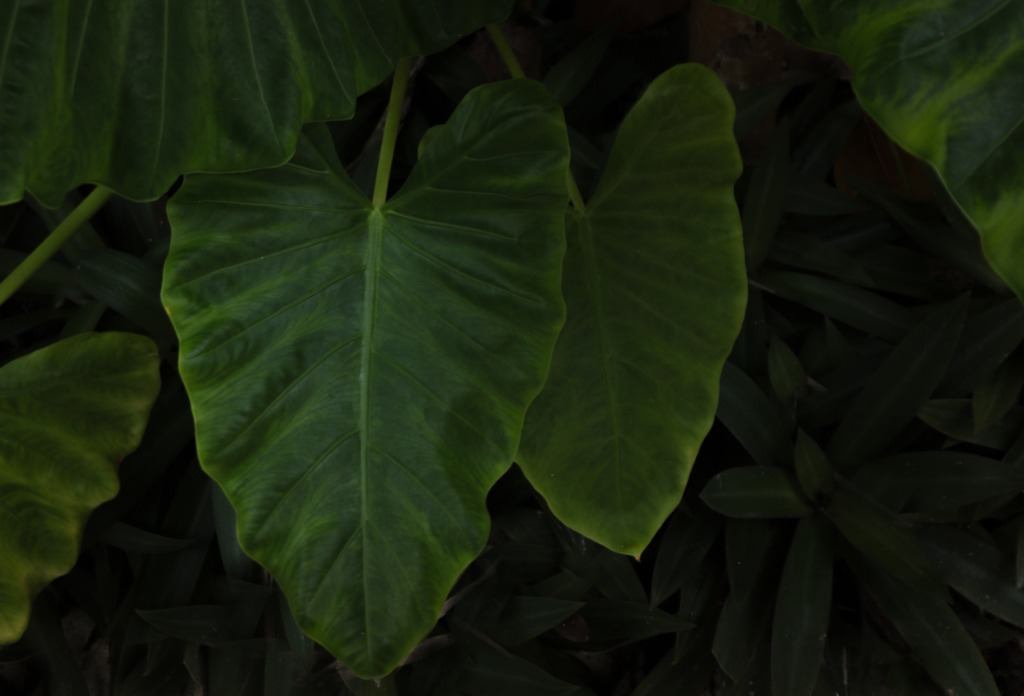
//> input picture SIXTH_BRIGHTNESS_CONTRAST/sample1.jpg, 1024 x 696 px
$ ./main   (built with g++ and OpenCV 4)
//> lines starting //> are read from the running program, lines starting //| are printed output that depends on the picture
#include <opencv2/opencv.hpp>
#include<iostream>
using namespace std;
using namespace cv;

int main(int argc, char *argv[])
{
    Mat img=imread("sample1.jpg",1);
//> img is the input picture: 696 rows x 1024 cols, CV_8UC3; mean B, G, R 13.7, 31.6, 23
    Mat newimg;
    float alpha=2.5;
    float beta=25;
    Size size(450,450);
    //Alpha for contrast
    //Beta for Brightness
    img.convertTo(newimg,0,alpha,beta);
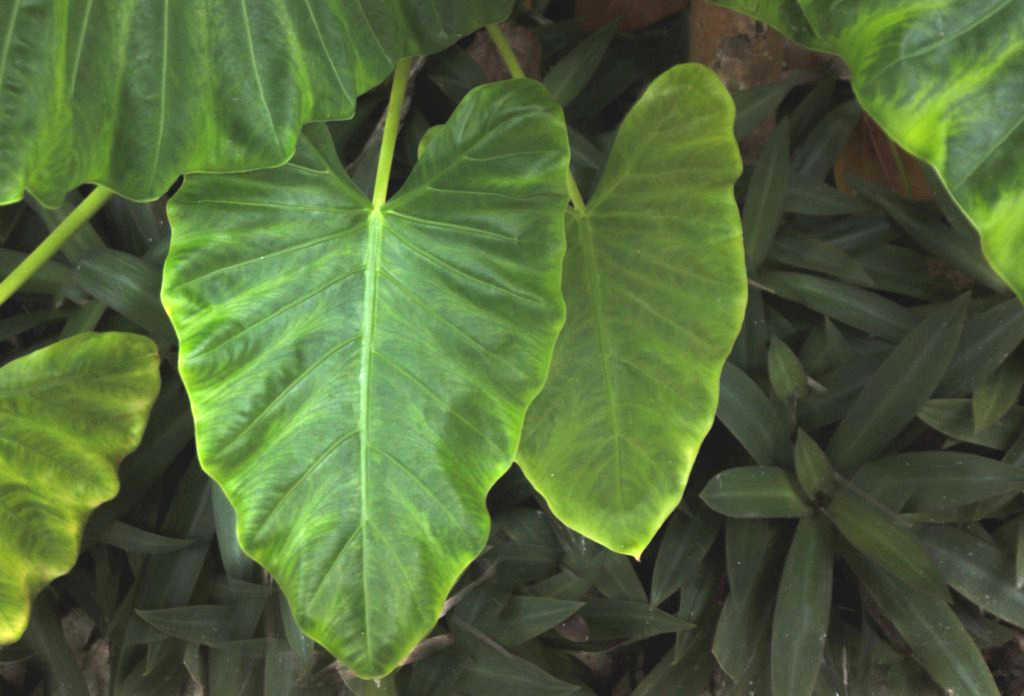
//> newimg: 696 rows x 1024 cols, CV_8UC3; mean B, G, R 59.1, 104, 82.5
    Mat imgo;
    resize(img,img,size);
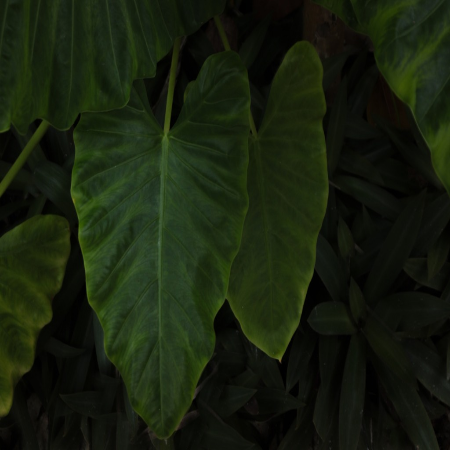
//> img: 450 rows x 450 cols, CV_8UC3; mean B, G, R 13.6, 31.5, 22.9
    resize(newimg,newimg,size);
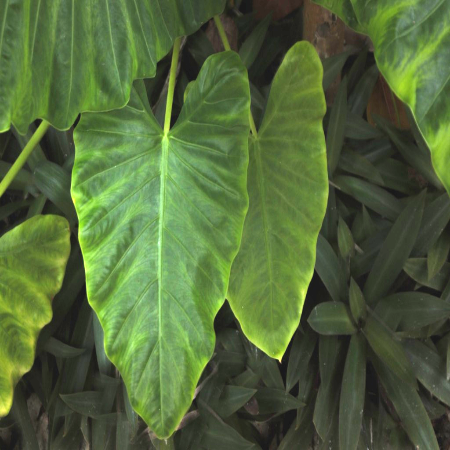
//> newimg: 450 rows x 450 cols, CV_8UC3; mean B, G, R 59, 103.9, 82.4
    //putting to images side by side
    hconcat(img,newimg,imgo);
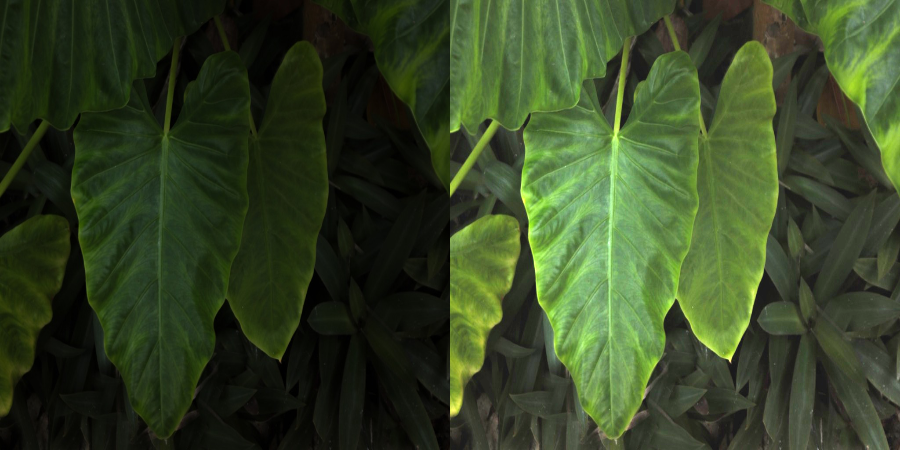
//> imgo: 450 rows x 900 cols, CV_8UC3; mean B, G, R 36.3, 67.7, 52.7
    //Left is original Image
    //puting text on an image
    putText(imgo,"Before",Point(20,35),FONT_HERSHEY_COMPLEX,1,Scalar(0,0,255),2);
    putText(imgo,"After",Point(470,35),FONT_HERSHEY_COMPLEX,1,Scalar(0,0,255),2);
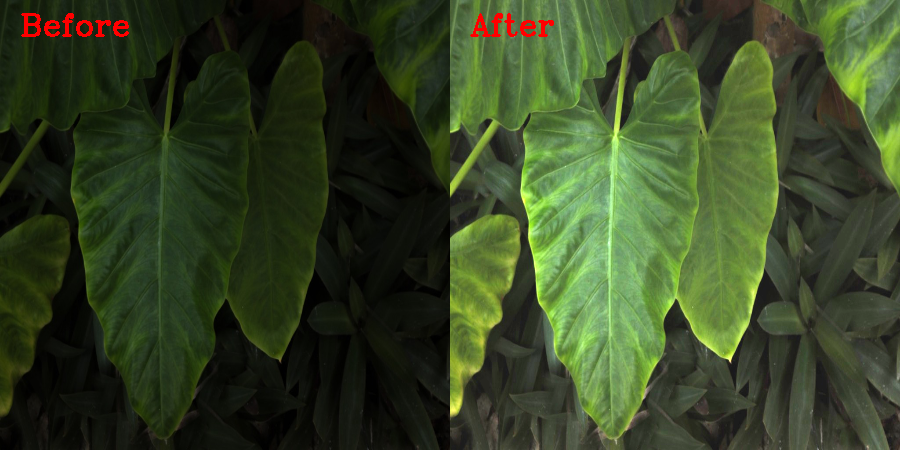
//> imgo: 450 rows x 900 cols, CV_8UC3; mean B, G, R 36.1, 67.4, 53.6
    imshow("Image",imgo);
    waitKey(0);
    return 0;
}

$ run again, with SIXTH_BRIGHTNESS_CONTRAST/arnold_schwarzenegger.jpg copied over SIXTH_BRIGHTNESS_CONTRAST/sample1.jpg
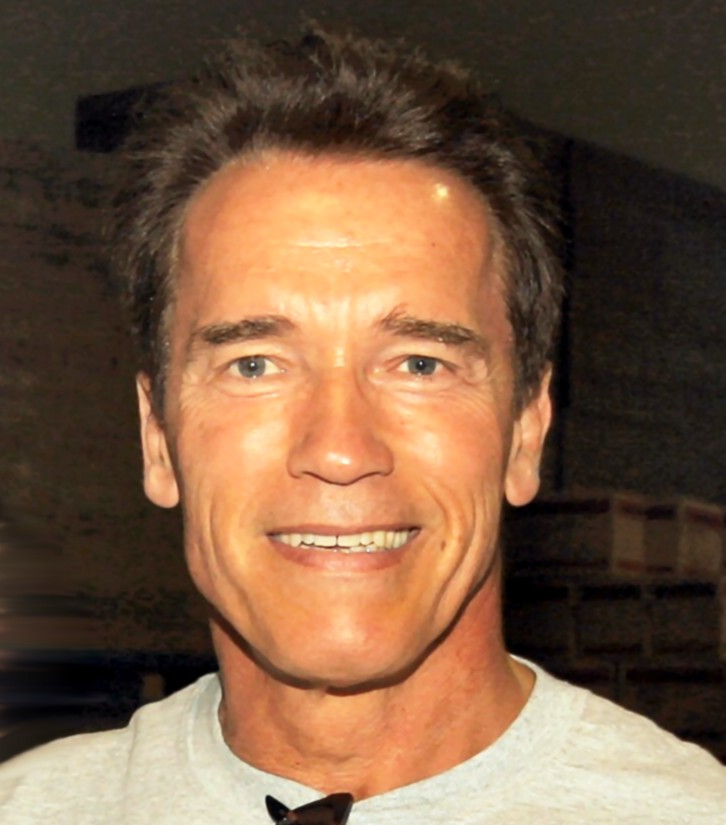
//> input picture SIXTH_BRIGHTNESS_CONTRAST/arnold_schwarzenegger.jpg, 726 x 825 px
//> img is the input picture: 825 rows x 726 cols, CV_8UC3; mean B, G, R 66.6, 90, 119.9
//> img: 450 rows x 450 cols, CV_8UC3
//> `resize(newimg,newimg,size);`:
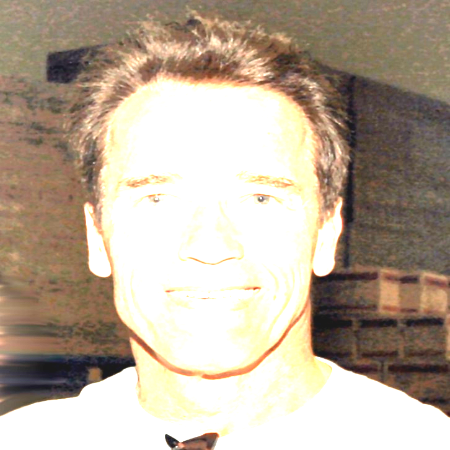
//> newimg: 450 rows x 450 cols, CV_8UC3; mean B, G, R 154.8, 171.6, 185.6
//> `putText(imgo,"After",Point(470,35),FONT_HERSHEY_COMPLEX,1,Scalar(0,0,2..`:
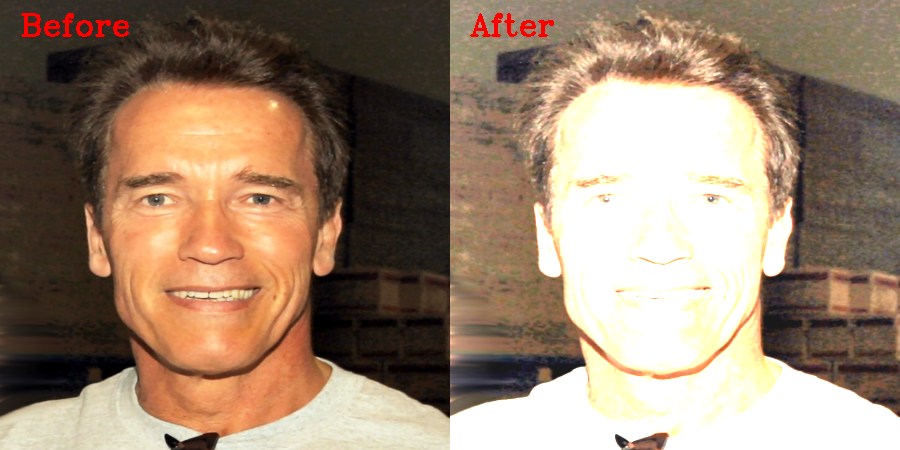
//> imgo: 450 rows x 900 cols, CV_8UC3; mean B, G, R 110.3, 130.4, 153.4

$ run again, with SIXTH_BRIGHTNESS_CONTRAST/gamma_correction.png saved as SIXTH_BRIGHTNESS_CONTRAST/sample1.jpg
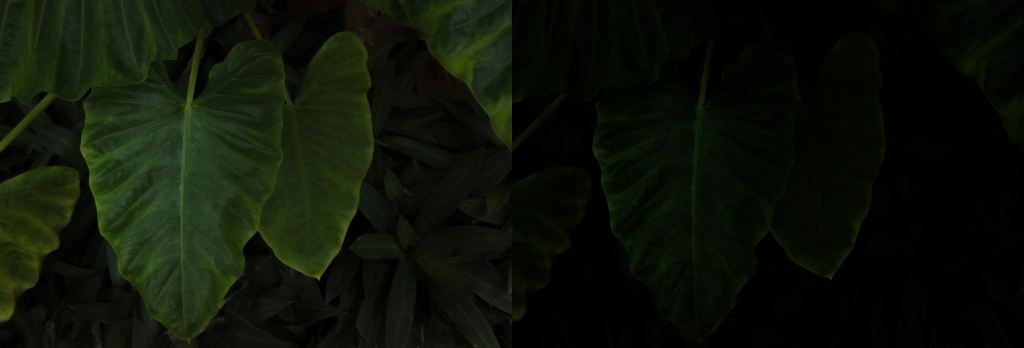
//> input picture SIXTH_BRIGHTNESS_CONTRAST/gamma_correction.png, 2048 x 696 px (shown at 1/2 size)
//> img is the input picture: 696 rows x 2048 cols, CV_8UC3; mean B, G, R 7.4, 18.5, 12.9
//> img: 450 rows x 450 cols, CV_8UC3
//> `resize(newimg,newimg,size);`:
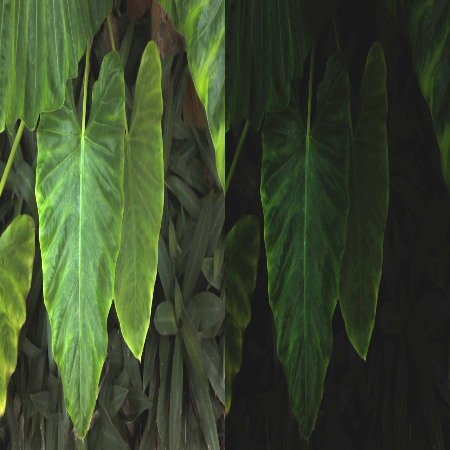
//> newimg: 450 rows x 450 cols, CV_8UC3; mean B, G, R 43.5, 71.3, 57.3
//> `putText(imgo,"After",Point(470,35),FONT_HERSHEY_COMPLEX,1,Scalar(0,0,2..`:
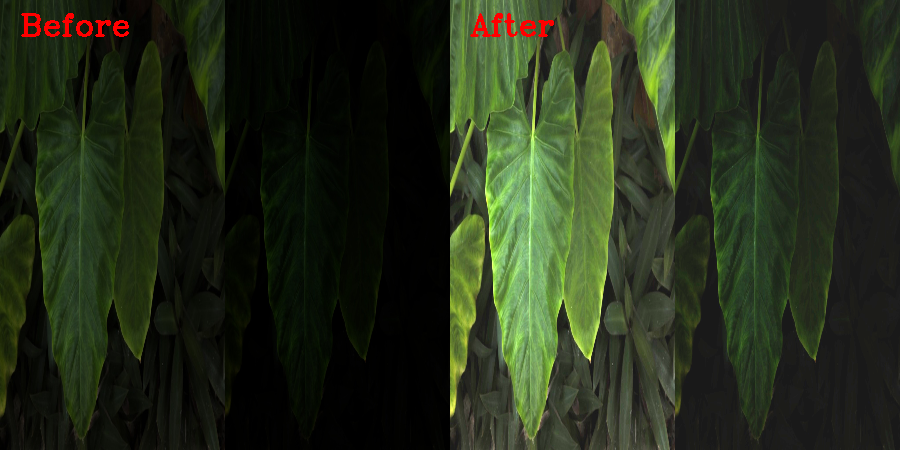
//> imgo: 450 rows x 900 cols, CV_8UC3; mean B, G, R 25.2, 44.6, 36
